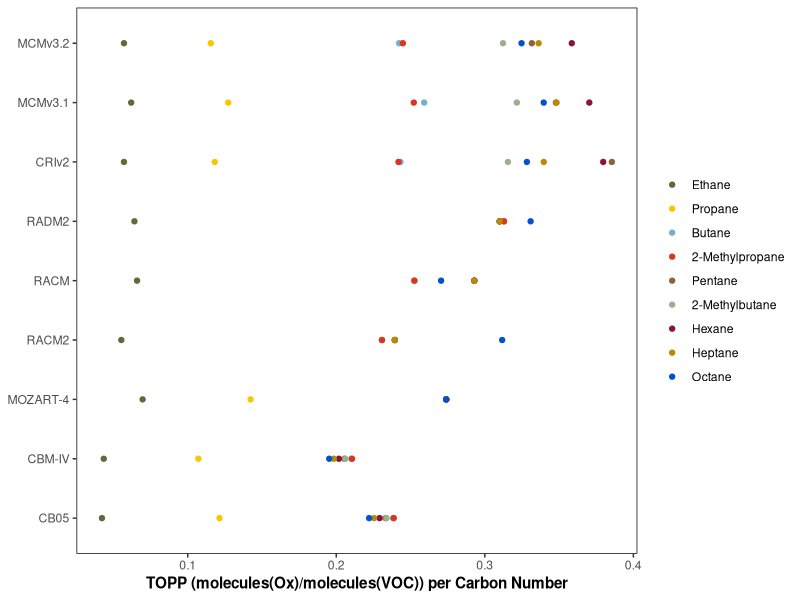

This figure's R source:
#R script to plot first day TOPP per carbon number vs alkane C number
# Version 0: Jane Coates 5/1/2015

#maximum TOPP for all alkanes
cb05.data = data.frame(TOPP = c(0.0422586239874363, 0.121386567751567, 0.238201901316643, 0.238716972345505, 0.233166781832192, 0.233782935142518, 0.229173560937245, 0.225463160341231, 0.222113206982612), C = c(2, 3, 4, 4, 5, 5, 6, 7, 8), Mechanism = rep("CB05", 9), VOC = c("Ethane", "Propane", "Butane", "2-Methylpropane", "Pentane", "2-Methylbutane", "Hexane", "Heptane", "Octane"))
cbm4.data = data.frame(TOPP = c(0.0434719733893872, 0.107176880041758, 0.210127040743828, 0.210603311657905, 0.20547103881836, 0.206040835380554, 0.201778173446655, 0.19834666076005, 0.195248052477836), C = c(2, 3, 4, 4, 5, 5, 6, 7, 8), Mechanism = rep("CBM-IV", 9), VOC = c("Ethane", "Propane", "Butane", "2-Methylpropane", "Pentane", "2-Methylbutane", "Hexane", "Heptane", "Octane"))
cri.data = data.frame(TOPP = c(0.057076256722212, 0.118185053269068, 0.243190437555313, 0.241874828934669, 0.385513019561768, 0.31553225517273, 0.379698912302653, 0.339673059492897, 0.32830798625946), C = c(2, 3, 4, 4, 5, 5, 6, 7, 8), Mechanism = rep("CRIv2", 9), VOC = c("Ethane", "Propane", "Butane", "2-Methylpropane", "Pentane", "2-Methylbutane", "Hexane", "Heptane", "Octane"))
mcm1.data = data.frame(TOPP = c(0.06194157153368, 0.127277582883835, 0.259183406829835, 0.25218290090561, 0.34785361289978, 0.321570491790772, 0.370329062143962, 0.348299688624053, 0.339634329080581), C = c(2, 3, 4, 4, 5, 5, 6, 7, 8), Mechanism = rep("MCMv3.1", 9), VOC = c("Ethane", "Propane", "Butane", "2-Methylpropane", "Pentane", "2-Methylbutane", "Hexane", "Heptane", "Octane"))
mcm2.data = data.frame(TOPP = c(0.057087603956461, 0.115475565195084, 0.242281585931778, 0.244841560721398, 0.331647205352784, 0.31221923828125, 0.358553489049275, 0.336237172053613, 0.324726074934006), C = c(2, 3, 4, 4, 5, 5, 6, 7, 8), Mechanism = rep("MCMv3.2", 9), VOC = c("Ethane", "Propane", "Butane", "2-Methylpropane", "Pentane", "2-Methylbutane", "Hexane", "Heptane", "Octane"))
mozart.data = data.frame(TOPP = c(0.069627322256565, 0.142314900954564, 0.274010121822358, 0.274010121822358, 0.274010133743286, 0.274010133743286, 0.274010133743286, 0.274010133743286, 0.274010133743286), C = c(2, 3, 4, 4, 5, 5, 6, 7, 8),Mechanism = rep("MOZART-4", 9), VOC = c("Ethane", "Propane", "Butane", "2-Methylpropane", "Pentane", "2-Methylbutane", "Hexane", "Heptane", "Octane"))
radm2.data = data.frame(TOPP = c(0.064120053903007, 0.312896624378774, 0.312896617527665, 0.312896617527665, 0.31000804901123, 0.31000804901123, 0.31000804901123, 0.31000804901123, 0.330835284918191), C = c(2, 3, 4, 4, 5, 5, 6, 7, 8),Mechanism = rep("RADM2", 9), VOC = c("Ethane", "Propane", "Butane", "2-Methylpropane", "Pentane", "2-Methylbutane", "Hexane", "Heptane", "Octane"))
racm.data = data.frame(TOPP = c(0.0658913031220435, 0.252559267241379, 0.25255926724138, 0.25255926724138, 0.292924404144288, 0.292924404144288, 0.292924404144288, 0.292924404144288, 0.270566041764641), C = c(2, 3, 4, 4, 5, 5, 6, 7, 8), Mechanism = rep("RACM", 9), VOC = c("Ethane", "Propane", "Butane", "2-Methylpropane", "Pentane", "2-Methylbutane", "Hexane", "Heptane", "Octane"))
racm2.data = data.frame(TOPP = c(0.055301286280155, 0.230745209587945, 0.230745209587945, 0.230745209587945, 0.23941831929343, 0.23941831929343, 0.23941831929343, 0.23941831929343, 0.31167953027883), C = c(2, 3, 4, 4, 5, 5, 6, 7, 8), Mechanism = rep("RACM2", 9), VOC = c("Ethane", "Propane", "Butane", "2-Methylpropane", "Pentane", "2-Methylbutane", "Hexane", "Heptane", "Octane"))

full = rbind(cb05.data, cbm4.data, cri.data, mcm1.data, mcm2.data, mozart.data, radm2.data, racm.data, racm2.data)
full$Mechanism = factor(full$Mechanism, levels = rev(c("MCMv3.2", "MCMv3.1", "CRIv2", "RADM2", "RACM", "RACM2", "MOZART-4", "CBM-IV", "CB05")))
full$VOC = factor(full$VOC, levels = c("Ethane", "Propane", "Butane", "2-Methylpropane", "Pentane", "2-Methylbutane", "Hexane", "Heptane", "Octane"))

#plotting 
library(ggplot2)
library(plyr)
library(Cairo)

lm_eqn = function(df){
    m = lm(TOPP ~ C, df);
    eq <- substitute(italic(TOPP) == a + b %.% italic(C)*","~~italic(r)^2~"="~r2, 
         list(a = format(coef(m)[1], digits = 3), 
              b = format(coef(m)[2], digits = 3), 
             r2 = format(summary(m)$r.squared, digits = 4)))
    as.character(as.expression(eq));
}
eqn = ddply(full, .(Mechanism), lm_eqn)

my.colours = c( "Ethane" = "#696537", "Propane" = "#f9c600", "Butane" = "#76afca", "2-Methylpropane" = "#dc3522", "Pentane" = "#8c6238", "2-Methylbutane" = "#9bb08f", "Hexane" = "#8b1537", "Heptane" = "#ba8b01", "Octane" = "#0352cb" )

plot = ggplot(full, aes(x = Mechanism, y = TOPP, colour = VOC))
plot = plot + geom_point()
plot = plot + coord_flip()
plot = plot + ylab("TOPP (molecules(Ox)/molecules(VOC)) per Carbon Number")
plot = plot + scale_colour_manual(values = my.colours)
#plot = plot + scale_x_continuous(limits = c(0, 0.4), breaks = seq(0, 0.4, 0.1))
plot = plot + theme_bw()
plot = plot + theme(axis.title = element_text(face = "bold"))
plot = plot + theme(panel.border = element_rect(colour = "black"))
plot = plot + theme(panel.grid = element_blank())
plot = plot + theme(legend.title = element_blank())
plot = plot + theme(legend.key = element_blank())
plot = plot + theme(axis.title.y = element_blank())

CairoPDF(file = "Alkanes_vs_C.pdf", width = 6, height = 4.2)
print(plot)
dev.off()
